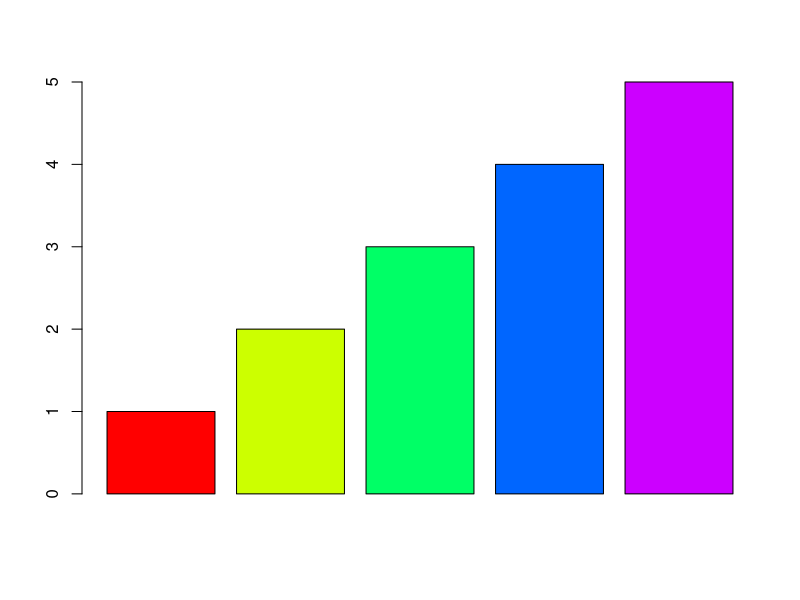
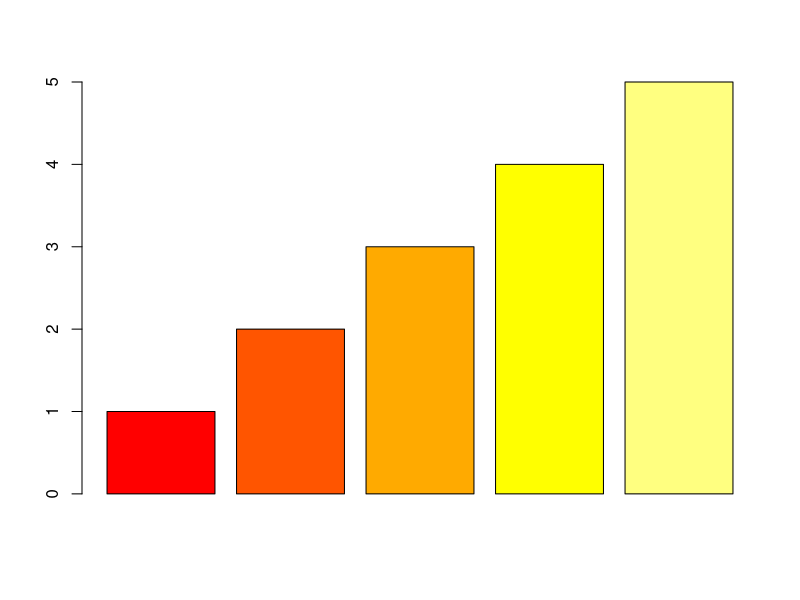
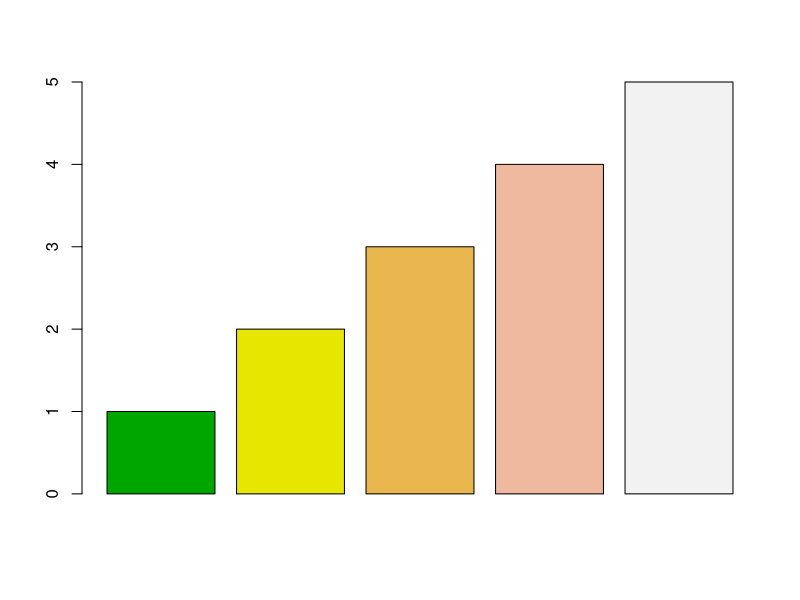
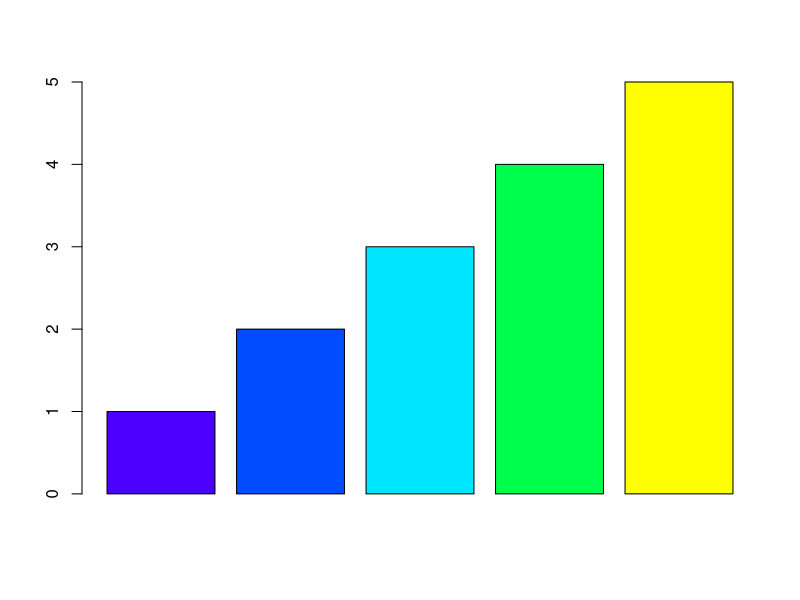
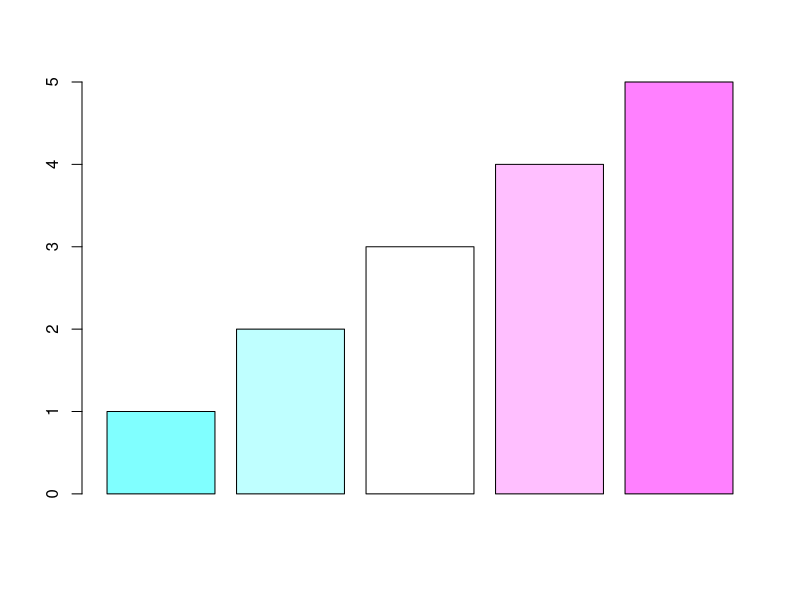

These figures' R source, in order:
# Vector of n contiguous colors

# Use rainbow colors
barplot(1:5, col = rainbow(5))

# Use heat colors
barplot(1:5, col = heat.colors(5))

# Use terrain colors
barplot(1:5, col = terrain.colors(5))

# Use topographic colors
barplot(1:5, col = topo.colors(5))

# Use tundra colors
barplot(1:5, col = cm.colors(5))
